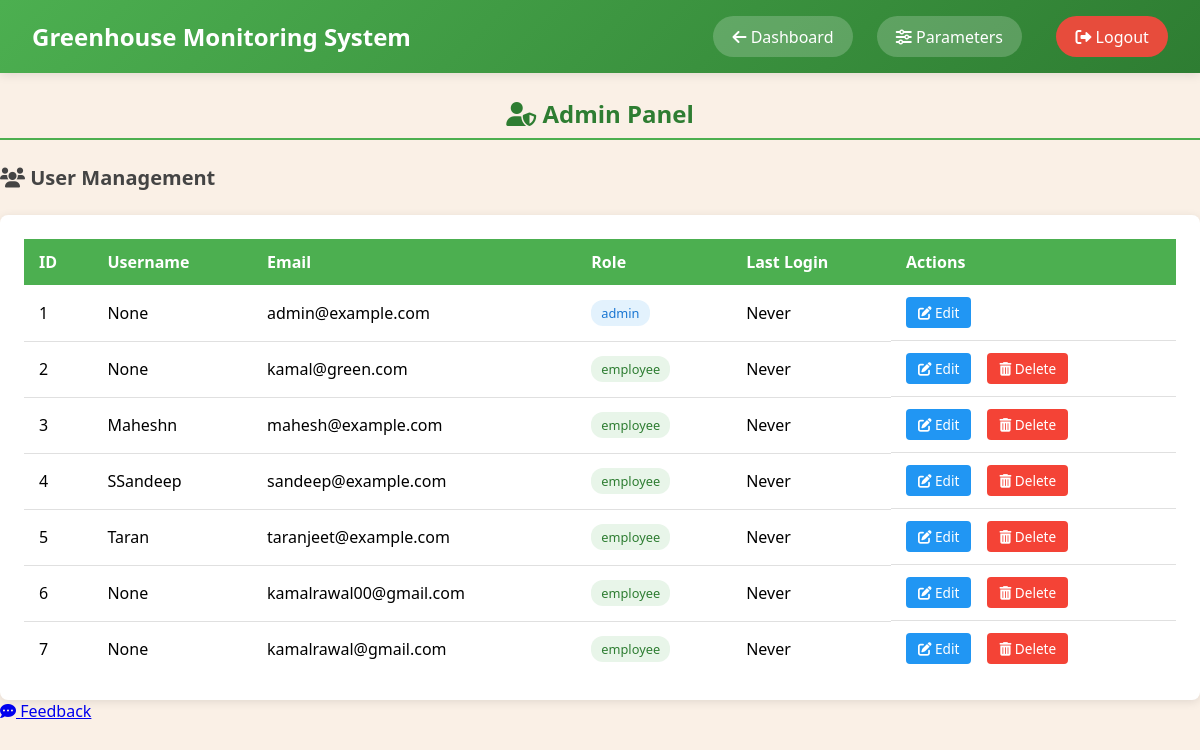
Page /admin/users (signed in) on the committed database.
### app/models.py (models this page shows, shortened)
class User(UserMixin, db.Model):
    __tablename__ = 'users'
    id = db.Column(db.Integer, primary_key=True)
    email = db.Column(db.String(70), unique=True, nullable=False)
    password = db.Column(db.String(150), nullable=False)
    username = db.Column(db.String(80), unique=True)
    role = db.Column(db.String(25), default='employee')
    assigned_greenhouses = db.relationship('GreenhouseAssignment', backref='employee', lazy=True)
    feedback = db.relationship('Feedback', backref='author', lazy=True)

### app/admin.py (the view)
@bp.route('/admin/users')
@login_required
def list_users():
    if current_user.role != 'admin':
        if request.accept_mimetypes.accept_json:
            return jsonify({"error": "Unauthorized"}), 403
        else:
            flash("You are not authorized to access this page.", "danger")
            return redirect(url_for('main.dashboard'))
    users = User.query.all()
    return render_template('admin/users.html', users=users)

### app/__init__.py (called while the page is built)
def create_app():
    app = Flask(__name__)
    csrf = CSRFProtect(app)
    app.config.from_object('config.Config')
    app.logger = setup_logger('greenhouse')
    db.init_app(app)
    migrate.init_app(app, db)
    login_manager.init_app(app)
    from . import models
    @login_manager.user_loader
    def load_user(user_id):
        return models.User.query.get(int(user_id))
    from .routes import bp as main_bp
    from .auth import bp as auth_bp
    from .admin import bp as admin_bp
    app.register_blueprint(main_bp)
    app.register_blueprint(auth_bp)
    app.register_blueprint(admin_bp)
    with app.app_context():
        from .utils.monitoring import insert_default_optimal_ranges
        insert_default_optimal_ranges()
    csrf.exempt(lambda request: request.method in {'GET', 'HEAD', 'OPTIONS', 'TRACE'})
    return app

### app/templates/admin/users.html (shortened to what this page needs)
{% extends "base.html" %}
{% block content %}
<nav class="navbar">
    <div class="nav-title">Greenhouse Monitoring System</div>
    <div class="nav-buttons">
        <a href="{{ url_for('main.dashboard') }}" class="nav-button">
            <i class="fas fa-arrow-left"></i> Dashboard
        </a>
        <a href="{{ url_for('admin.manage_parameters') }}" class="nav-button">
            <i class="fas fa-sliders-h"></i> Parameters
        </a>
        <a href="{{ url_for('auth.logout') }}" class="nav-button"
           style="background-color: #e74c3c; margin-left: 10px;">
            <i class="fas fa-sign-out-alt"></i> Logout
        </a>
    </div>
</nav>
<div class="admin-container">
    <div class="admin-panel-header">
        <h2><i class="fas fa-user-shield"></i> Admin Panel</h2>
    </div>
    <div class="admin-content">
        <h3 class="section-title"><i class="fas fa-users"></i> User Management</h3>
        <div class="table-container">
            <table class="admin-table">
                <thead>
                    <tr>
                        <th>ID</th>
                        <th>Username</th>
                        <th>Email</th>
                        <th>Role</th>
                        <th>Last Login</th>
                        <th>Actions</th>
                    </tr>
                </thead>
                <tbody>
                    {% for user in users %}
                    <tr>
                        <td>{{ user.id }}</td>
                        <td>{{ user.username or 'None' }}</td>
                        <td>{{ user.email }}</td>
                        <td>
                            <span class="role-pill role-{{ user.role }}">
                                {{ user.role }}
                            </span>
                        </td>
                        <td>{{ user.last_login_at.strftime('%Y-%m-%d %H:%M') if user.last_login_at else 'Never' }}</td>
                        <td class="actions">
                            <a href="#" class="btn-action btn-edit">
                                <i class="fas fa-edit"></i> Edit
                            </a>
                            {% if user.id != current_user.id %}
                            <a href="#" class="btn-action btn-delete">
                                <i class="fas fa-trash-alt"></i> Delete
                            </a>
                            {% endif %}
                        </td>
                    </tr>
                    {% endfor %}
                </tbody>
            </table>
        </div>
    </div>
</div>
{% endblock %}

### app/static/CSS/styles.css (style rules this page uses)
body { background-color: linen; font-family: 'Segoe UI', Tahoma, Geneva, Verdana, sans-serif; margin: 0; padding: 0; min-height: 100vh; }
.navbar { background: linear-gradient(135deg, #4CAF50 0%, #2E7D32 100%); padding: 1rem 2rem; box-shadow: 0 2px 10px rgba(0,0,0,0.1); display: flex; justify-content: space-between; align-items: center; color: white; }
.nav-title { color: white; font-size: 1.5rem; font-weight: 600; }
.nav-buttons { display: flex; gap: 1.5rem; }
.nav-button { background-color: rgba(255,255,255,0.2); color: white; border: none; padding: 0.6rem 1.2rem; border-radius: 25px; cursor: pointer; transition: all 0.3s ease; font-weight: 500; text-decoration: none; }
.table-container { overflow-x: auto; background: white; border-radius: 10px; box-shadow: 0 4px 12px rgba(0,0,0,0.08); padding: 1.5rem; }
.admin-panel-header { text-align: center; margin: 1.5rem 0; padding-bottom: 0.5rem; border-bottom: 2px solid #4CAF50; }
.admin-panel-header h2 { color: #2E7D32; display: inline-block; margin: 0; }
.table-container { background: white; border-radius: 8px; box-shadow: 0 2px 10px rgba(0,0,0,0.1); overflow: hidden; }
.admin-table { width: 100%; border-collapse: collapse; }
.admin-table th { background-color: #4CAF50; color: white; padding: 12px 15px; text-align: left; }
.admin-table td { padding: 12px 15px; border-bottom: 1px solid #e0e0e0; vertical-align: middle; }
.admin-table tr:last-child td { border-bottom: none; }
.role-pill { display: inline-block; padding: 4px 10px; border-radius: 12px; font-size: 0.8rem; font-weight: 500; }
.role-admin { background-color: #e3f2fd; color: #1976d2; }
.role-employee { background-color: #e8f5e9; color: #2E7D32; }
.btn-action { display: inline-block; padding: 6px 12px; border-radius: 4px; font-size: 0.85rem; margin-right: 8px; text-decoration: none; transition: all 0.2s; }
.btn-edit { background-color: #2196F3; color: white; }
.btn-delete { background-color: #f44336; color: white; }
.section-title { color: #444; margin-bottom: 1.5rem; font-size: 1.25rem; }
.actions { display: flex; gap: 0.5rem; }

### rows in the picture
User: id "1", username "None", email "admin@example.com", role "admin", last_login_at "Never"
User: id "2", username "None", email "kamal@green.com", role "employee", last_login_at "Never", shows "Delete"
User: id "3", username "Maheshn", email "mahesh@example.com", role "employee", last_login_at "Never", shows "Delete"
User: id "4", username "SSandeep", email "sandeep@example.com", role "employee", last_login_at "Never", shows "Delete"
User: id "5", username "Taran", email "taranjeet@example.com", role "employee", last_login_at "Never", shows "Delete"
User: id "6", username "None", email "kamalrawal00@gmail.com", role "employee", last_login_at "Never", shows "Delete"
User: id "7", username "None", email "kamalrawal@gmail.com", role "employee", last_login_at "Never", shows "Delete"
